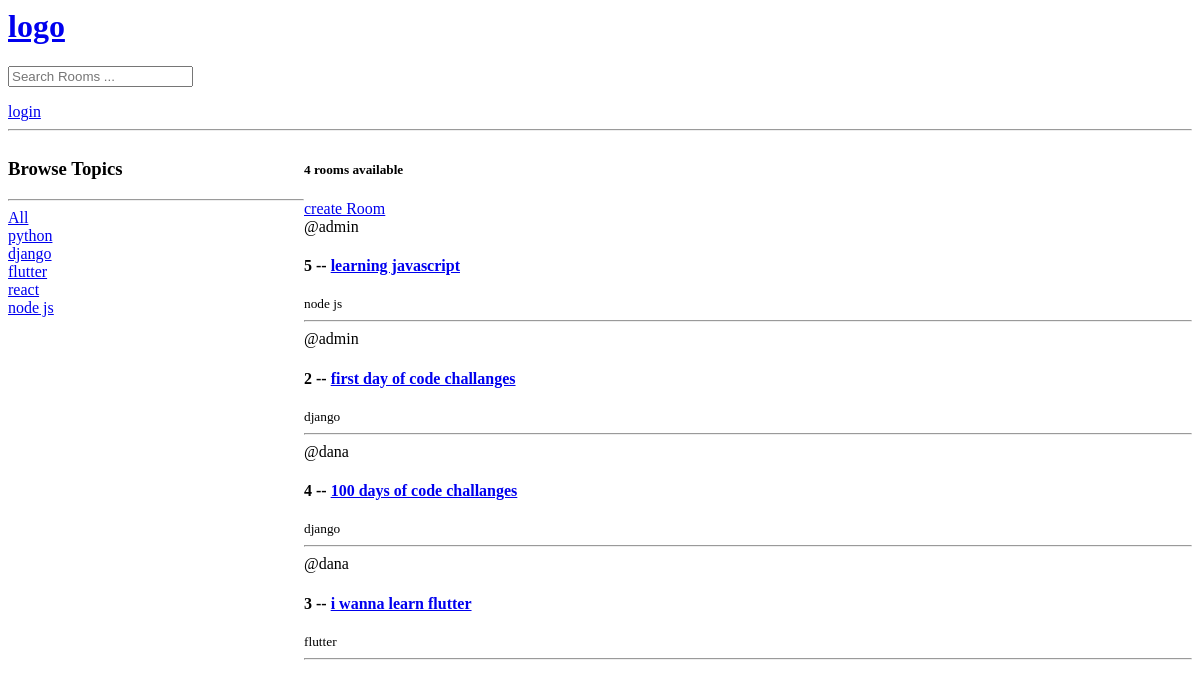
/, run on an earlier commit of the app's database.
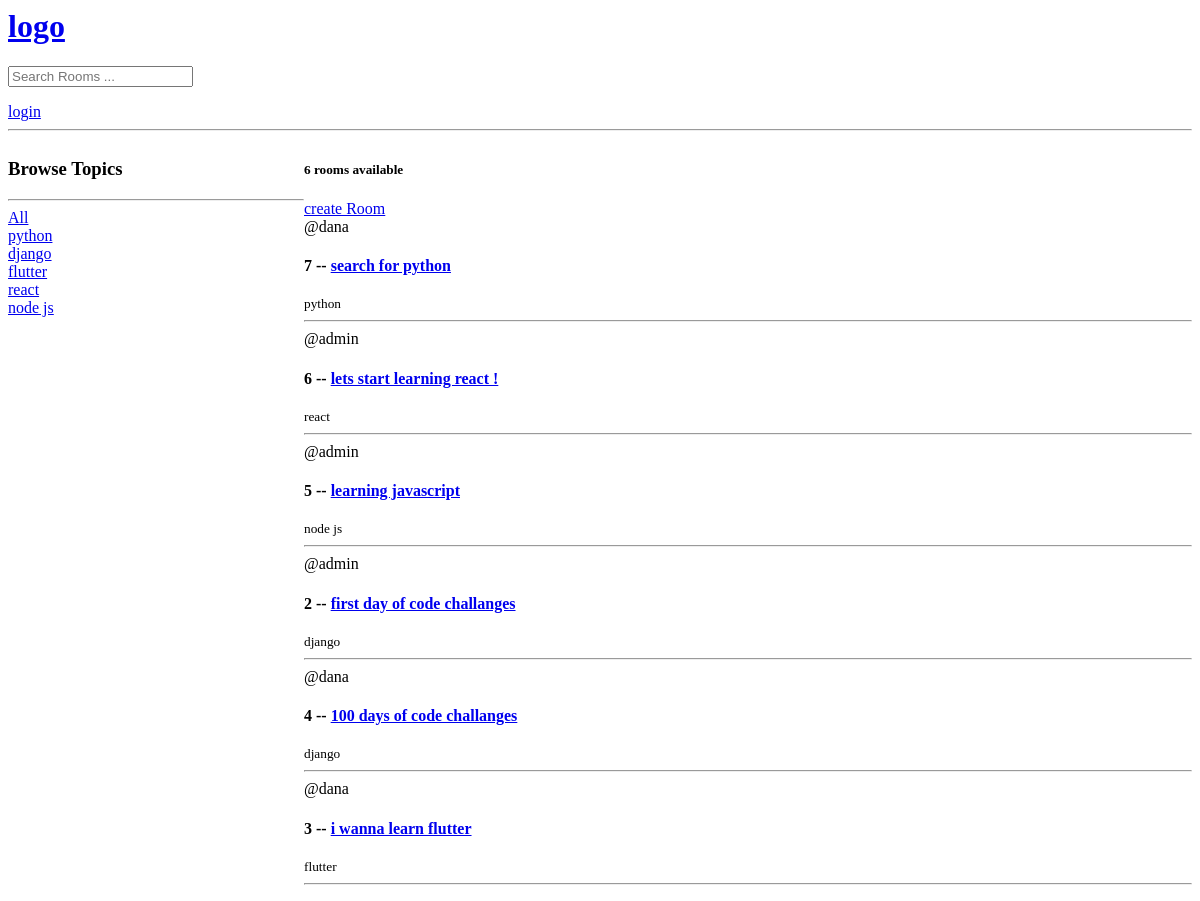
And on a later commit of the database.
### base/models.py (models this page shows, shortened)
class Topic(models.Model):
    name = models.CharField(max_length=200)

class Room(models.Model):
    host= models.ForeignKey(User, on_delete=models.SET_NULL , null=True)
    topic= models.ForeignKey(Topic, on_delete=models.SET_NULL , null=True)
    name = models.CharField(max_length=200)
    description = models.TextField(blank=True,null=True)
    updated = models.DateTimeField(auto_now=True)
    created = models.DateTimeField(auto_now_add=True)
    class Meta:
        ordering = ['-updated' , '-created']

### base/views.py (the view)
# urls.py: path('' , views.homePage , name='home'),
def homePage(request):
    q = request.GET.get('q') if request.GET.get('q') != None else ''
    rooms = Room.objects.filter(
        Q(topic__name__icontains=q) |
        Q(name__icontains=q ) |
        Q(description__icontains=q )
        )
    topics = Topic.objects.all()
    room_count = rooms.count()
    context ={'rooms':rooms , 'topics':topics , 'room_count':room_count}
    return render(request, 'base/home.html',context)

### base/templates/base/home.html (shortened to what this page needs)
{% extends 'main.html' %} {% block content %}
<div class="home-container">
    <div>
        <h3>Browse Topics </h3>
        <hr>
            <div>
                <a href="{% url 'home' %}"> All</a>
            </div>
        {% for topic in topics %}
            <div>
                <a href="{% url 'home' %}?q={{topic.name}}"> {{topic.name}}</a>
            </div>
        {%endfor %}
    </div>
    <div>
    <h5>{{room_count}} rooms available </h5>
        <a href="{% url 'create-room' %}"> create Room </a>
            <div>
                {% for room in rooms %}
                <div>
                    <span>@{{room.host.username}}</span>
                    <h4>{{room.id}} -- <a href="{% url 'room' room.id %}">{{room.name}}</a></h4>
                    <small>{{room.topic.name}}</small>
                    <hr>
                </div>
            {% endfor %}
        </div>
</div>
{% endblock %}

What changed in the data, as far as the page shows it:
added Room: host.username "dana", id "7", name "search for python", topic.name "python"
added Room: host.username "admin", id "6", name "lets start learning react !", topic.name "react"
Also different on the page:
{{ room_count }}: "4" → "6"
